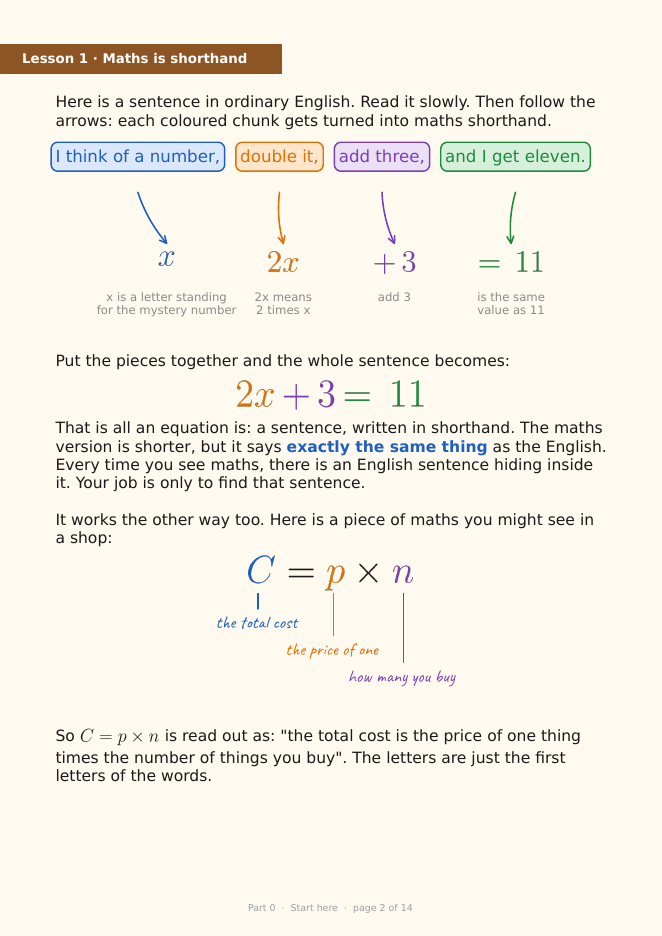
#> input picture Maths-Visual-Guide/build/preview/00-Start-Here/p-02.png, 662 x 936 px, given as the content of the folder ./../Maths-Visual-Guide/build/preview/00-Start-Here/p-02.png, which was not available
$ python sheet.py ../../../../Maths-Visual-Guide/build/preview/00-Start-Here/p-02.png
#> lines starting #> are read from the running program, lines starting #| are printed output that depends on the picture; pictures that were not available may be replaced by others from this repository, and a replacement may not be noted
"""Contact sheet of a chapter's preview pages, for a quick layout check: python3 tools/sheet.py 17-Quality"""
import glob
import os
import sys

from PIL import Image, ImageDraw

HERE = os.path.dirname(os.path.dirname(os.path.abspath(__file__)))


def sheet(slug, cols=5, scale=0.42):
#> called with cols = 5, scale = 0.42
    paths = sorted(glob.glob(os.path.join(HERE, "build", "preview", slug, "p-*.png")))
    pages = [Image.open(p) for p in paths]
#> pages = 1 item
    w, h = int(pages[0].width * scale), int(pages[0].height * scale)
#> w = 278; h = 393
    rows = (len(pages) + cols - 1) // cols
#> rows = 1
    out = Image.new("RGB", (cols * (w + 8) + 8, rows * (h + 8) + 8), "#888888")
#> out: PIL image 1438x409 RGB; every value is 136
    for i, im in enumerate(pages):
        x, y = 8 + (i % cols) * (w + 8), 8 + (i // cols) * (h + 8)
        out.paste(im.convert("RGB").resize((w, h)), (x, y))
        ImageDraw.Draw(out).text((x + 4, y + 4), str(i + 1), fill="#d00000")
#> this loop made 1 pass
#> (x, y) on pass 1: (8, 8)
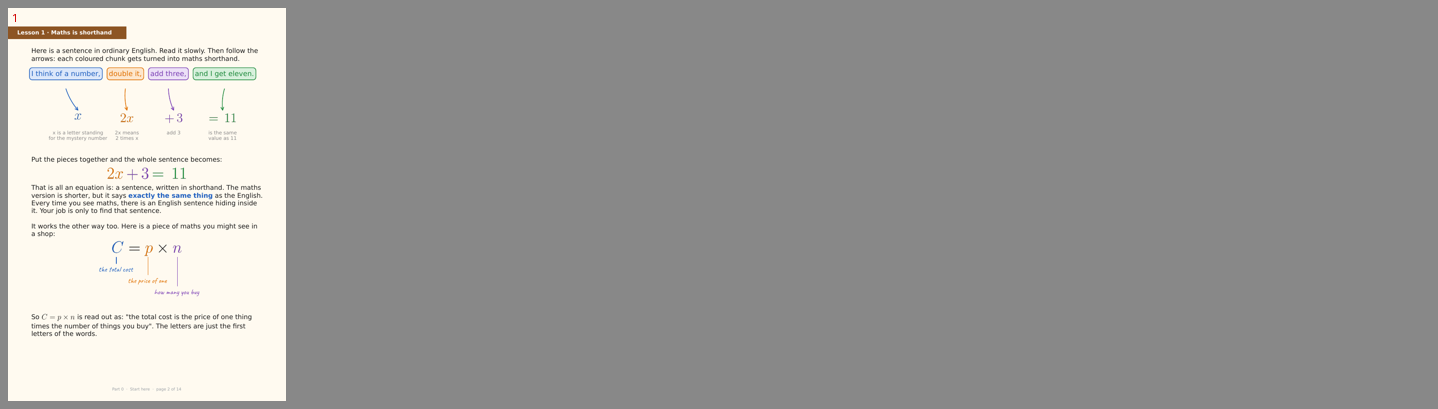
#> out: PIL image 1438x409 RGB; mean R, G, B 156.3, 155.4, 153.6
    dst = os.path.join(HERE, "build", f"sheet-{slug}.png")
    out.save(dst)
    print(dst)


if __name__ == "__main__":
    sheet(sys.argv[1])

$ run again, on Maths-Visual-Guide/build/preview/01-Whole-Numbers/p-05.png
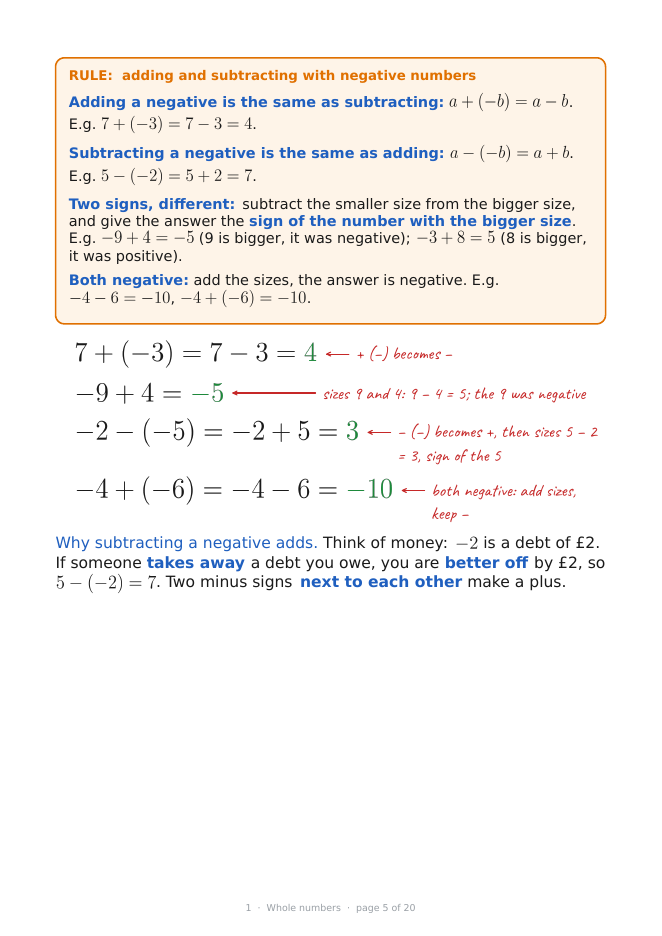
#> input picture Maths-Visual-Guide/build/preview/01-Whole-Numbers/p-05.png, 662 x 936 px, given as the content of the folder ./Maths-Visual-Guide/build/preview/01-Whole-Numbers/p-05.png, which was not available
#> pages = 1 item
#> rows = 1
#> the loop in sheet, `for i, im in enumerate(pages):` made 1 pass
#> (x, y) on pass 1: (8, 8)
#> after the loop in sheet, `for i, im in enumerate(pages):`:
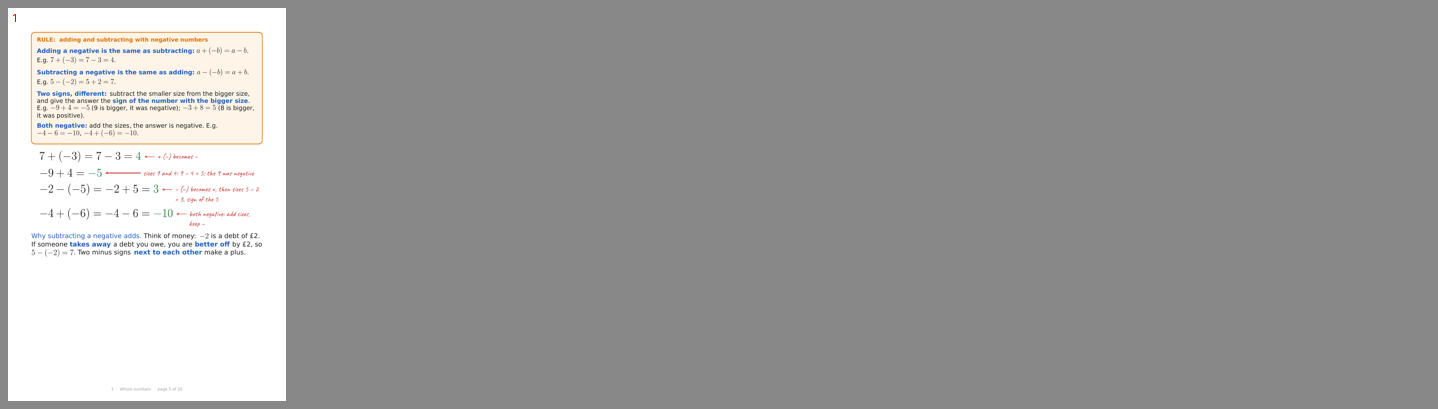
#> out: PIL image 1438x409 RGB; mean R, G, B 156.7, 156.3, 155.9

$ run again, on Maths-Visual-Guide/build/preview/01-Whole-Numbers/p-06.png
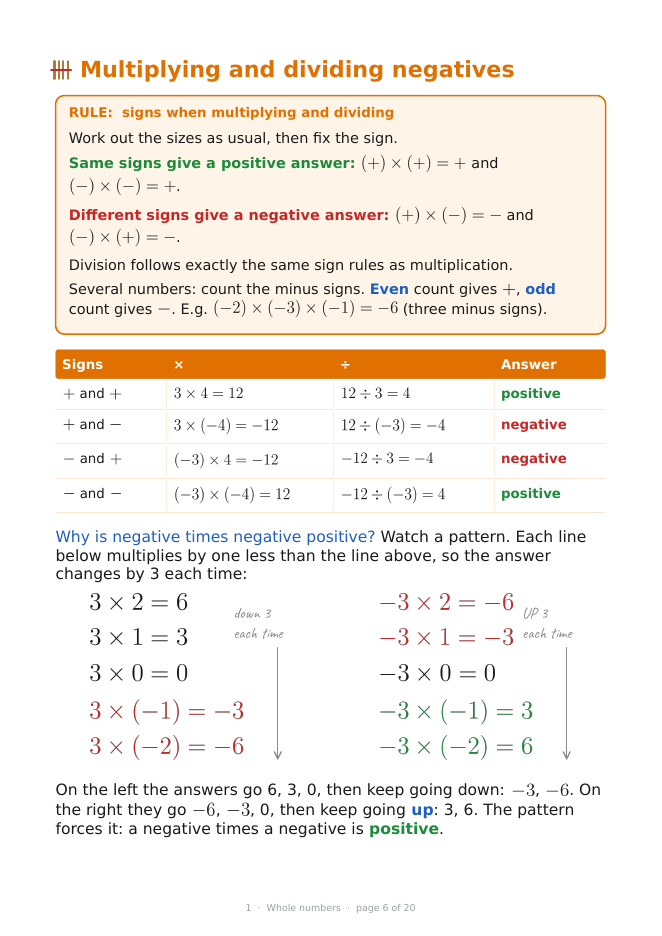
#> input picture Maths-Visual-Guide/build/preview/01-Whole-Numbers/p-06.png, 662 x 936 px, given as the content of the folder ./Maths-Visual-Guide/build/preview/01-Whole-Numbers/p-06.png, which was not available
#> pages = 1 item
#> rows = 1
#> the loop in sheet, `for i, im in enumerate(pages):` made 1 pass
#> (x, y) on pass 1: (8, 8)
#> after the loop in sheet, `for i, im in enumerate(pages):`:
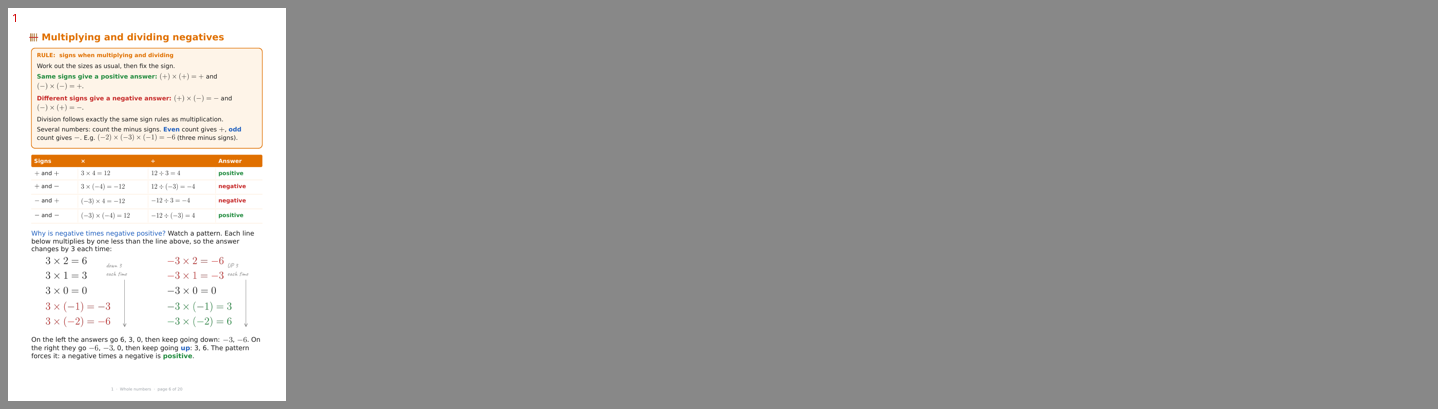
#> out: PIL image 1438x409 RGB; mean R, G, B 156.5, 155.3, 154.1

$ run again, on Maths-Visual-Guide/build/preview/02-Fractions/p-04.png
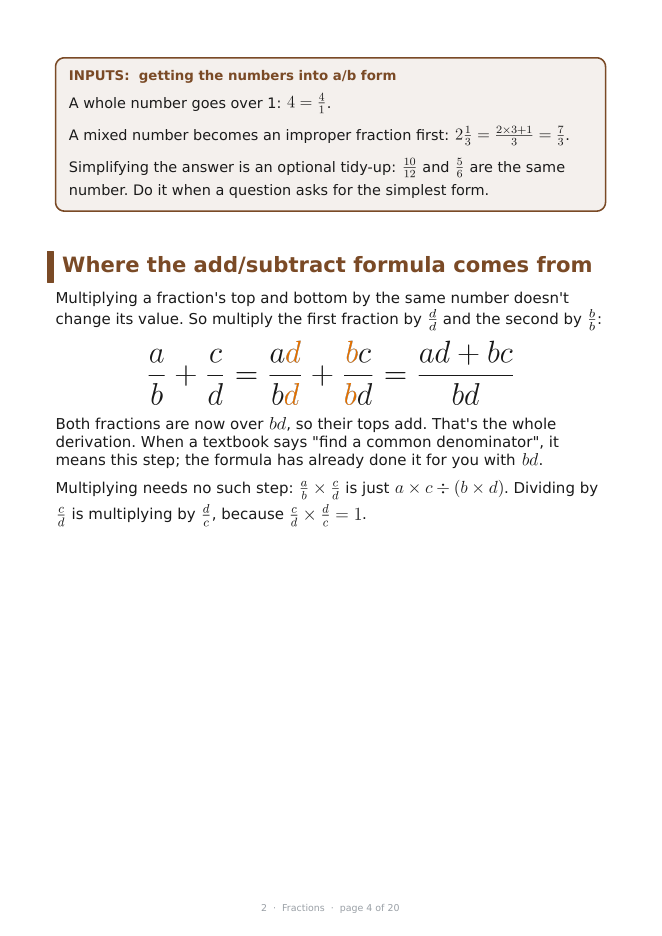
#> input picture Maths-Visual-Guide/build/preview/02-Fractions/p-04.png, 662 x 936 px, given as the content of the folder ../../Maths-Visual-Guide/build/preview/02-Fractions/p-04.png, which was not available
#> pages = 1 item
#> rows = 1
#> the loop in sheet, `for i, im in enumerate(pages):` made 1 pass
#> (x, y) on pass 1: (8, 8)
#> after the loop in sheet, `for i, im in enumerate(pages):`:
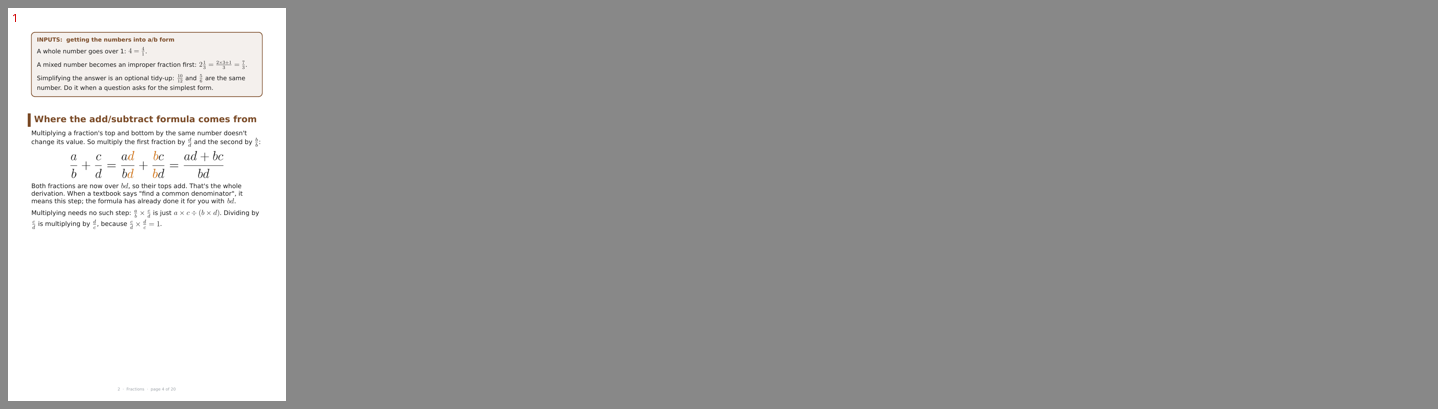
#> out: PIL image 1438x409 RGB; mean R, G, B 156.5, 156.3, 156.1
